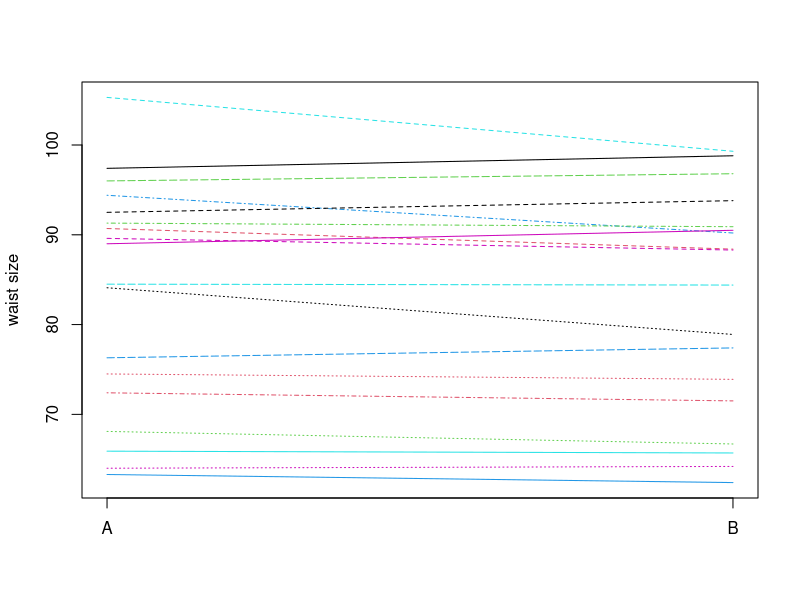

R code for this plot:
# 対応あり２標本平均の検定
# ケース4 飲むとやせるドリンクの効果を検証するため，無作為に選んだ18人に対し，飲む前のウエストと，4週間飲み続けた後のウエストを計測した．
# 飲む前をA,飲んだ後をBとする．このデータから，このドリンクに効果があるといえるか．

# 仮説
# 帰無仮説 Aの平均 - Bの平均 = 0
# 対立仮説 Aの平均 - Bの平均 > 0
# 有意水準は0.05

# 検定：対応のあるt検定により行う
# データを読み込み
diet <- read.csv('./diet.csv')

# グラフの作成
# 対応ありなので線グラフで
matplot(t(diet[,1:2]), ylab="waist size", xaxt="n", type="l")
axis(1, c(1,2), c("A","B"))

# 検定する
# 対応ありなのでpaired = T(True)とする 
# ダイエットの効果を知りたいので上片側検定
t.test(diet$A, diet$B, paired=T, alternative="greater")

# Paired t-test
# 
# data:  diet$A and diet$B
# t = 1.8329, df = 17, p-value = 0.04219
# alternative hypothesis: true difference in means is greater than 0
# 95 percent confidence interval:
#   0.04865596        Inf
# sample estimates:
#   mean of the differences 
# 0.9555556 

# p値 = 0.4219 < 0.05 = 有意水準なので帰無仮説は棄却，ドリンクの摂取によりウエストサイズの母平均は減少したと判断．